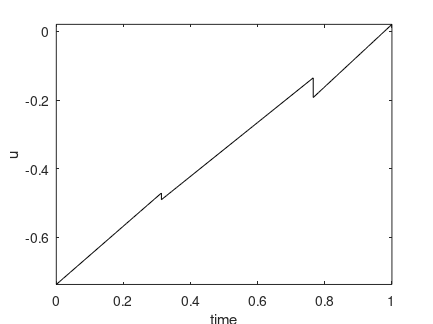
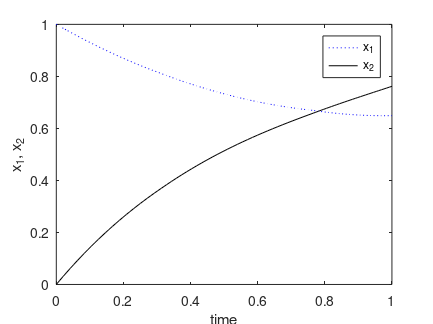

These charts were generated, in order, by the following MATLAB code:
load optimprofiles tplot uplot xplot

% ploting
%..........................................................................
plot(tplot,uplot,'k')
title('')
xlabel('time')
ylabel('u')
axis tight
set(1,'PaperUnits','centimeters')
set(1,'PaperPosition',[3 10 11 8.25])

print -depsc u_323n.eps
pause

plot(tplot,xplot(:,1),'b:',tplot,xplot(:,2),'k-')
title('')
xlabel('time')
ylabel('x_1, x_2')
legend('x_1','x_2')
axis tight
set(1,'PaperUnits','centimeters')
set(1,'PaperPosition',[3 10 11 8.25])

print -depsc x12_323n.eps
pause
close
%..........................................................................